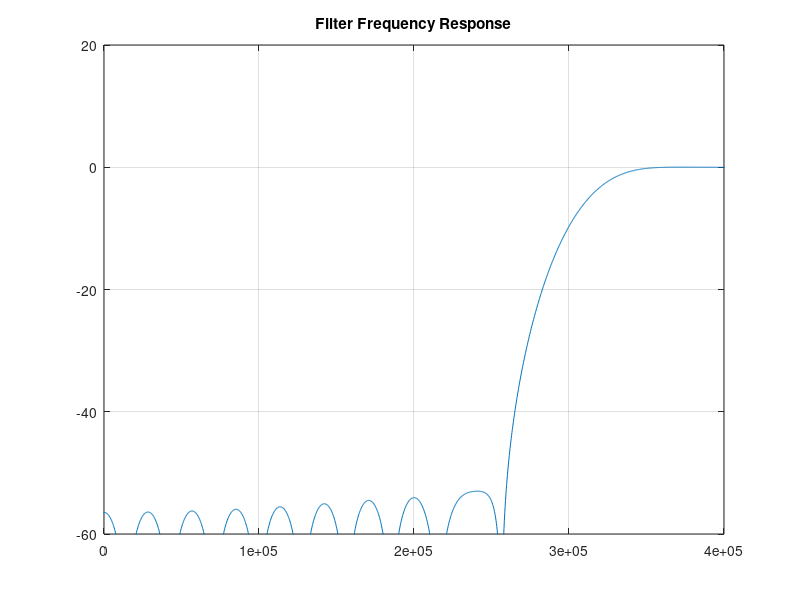
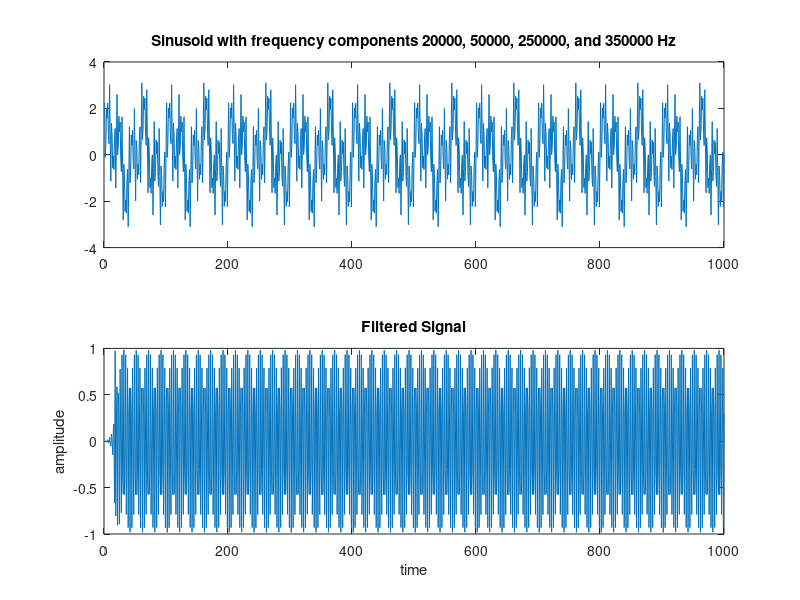
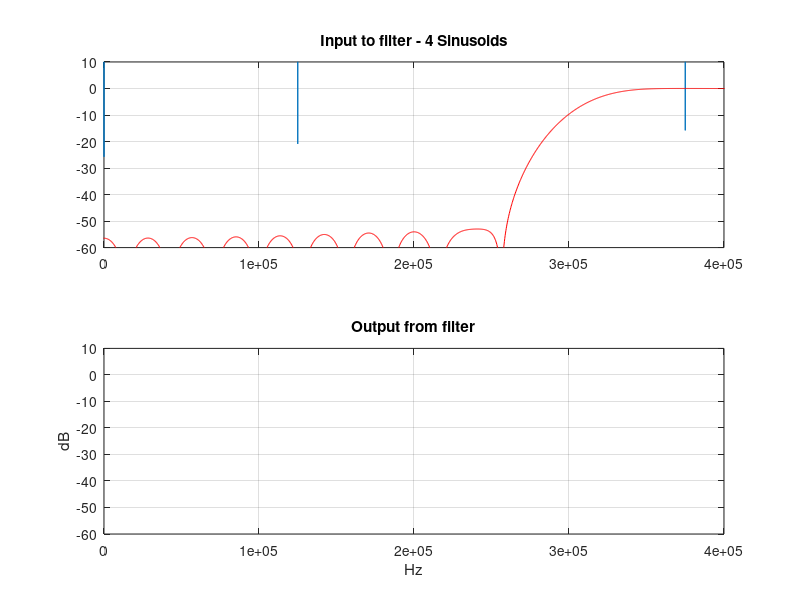

Write the MATLAB code that produced these figures, in order.
%Adb  = 40dB
%Fs   = 1 MHz
%df   = 50 kHz
%N    = 36, odd 37 => delay (n-1)/2

close all;
clear all;
clf;


f1 = 310000;
f2 = 350000;
delta_f = f2-f1;
Fs = 1000000;
dB  = 30;
N = dB*Fs/(22*delta_f);

f =  [f1 ]/(Fs/2);
hc = fir1(round(N)-1, f,'high'); %for high pass


figure;
plot((-0.5:1/4096:0.5-1/4096)*Fs,20*log10(abs(fftshift(fft(hc,4096)))));
axis([0 400000 -60 20]);
title('Filter Frequency Response');
grid on;

x = sin(2*pi*[1:1000]*50000/Fs) +  sin(2*pi*[1:1000]*20000/Fs) + sin(2*pi*[1:1000]*250000/Fs)  + sin(2*pi*[1:1000]*350000/Fs);

sig = 20*log10(abs(fftshift(fft(x,4096))));
xf = filter(hc,1,x);

figure;
subplot(211);
plot(x);
title('Sinusoid with frequency components 20000, 50000, 250000, and 350000 Hz');


subplot(212);
plot(xf);
title('Filtered Signal');
xlabel('time');
ylabel('amplitude');


x= (x/sum(x))/20;
sig = 20*log10(abs(fftshift(fft(x,4096))));
xf = filter(hc,1,x);

figure;
subplot(211);
plot((-0.5:1/4096:0.5-1/4096)*Fs,sig);
hold on;
plot((-0.5:1/4096:0.5-1/4096)*Fs,20*log10(abs(fftshift(fft(hc,4096)))),'color','r');
hold off;
axis([0 400000 -60 10]);
title('Input to filter - 4 Sinusoids');
grid on;
subplot(212);
plot((-0.5:1/4096:0.5-1/4096)*Fs,20*log10(abs(fftshift(fft(xf,4096)))));
axis([0 400000 -60 10]);
title('Output from filter');
xlabel('Hz');
ylabel('dB');
grid on;